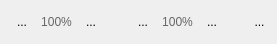
<?xml version="1.0" encoding="UTF-8"?>
<ui version="4.0">
 <class>APZoomWidget</class>
 <widget class="QWidget" name="APZoomWidget">
  <property name="geometry">
   <rect>
    <x>0</x>
    <y>0</y>
    <width>277</width>
    <height>44</height>
   </rect>
  </property>
  <property name="windowTitle">
   <string>Form</string>
  </property>
  <property name="autoFillBackground">
   <bool>false</bool>
  </property>
  <property name="styleSheet">
   <string notr="true">QLabel {
	color: #666;
	background-color: none;
}

QToolButton {
	border: none;
	border-radius: 5px;
	background: none;
	padding: 2px;
}

QToolButton:hover {
	background-color: qlineargradient(spread:pad, x1:0, y1:0, x2:0, y2:1, stop:0 rgba(0, 0, 0, 20), stop:1 rgba(0, 0, 0, 35));
}

QToolButton:pressed {
	background-color: qlineargradient(spread:pad, x1:0, y1:0, x2:0, y2:1, stop:0 rgba(0, 0, 0, 35), stop:1 rgba(0, 0, 0, 20));
}</string>
  </property>
  <layout class="QGridLayout" name="gridLayout">
   <property name="margin">
    <number>6</number>
   </property>
   <property name="spacing">
    <number>0</number>
   </property>
   <item row="0" column="0">
    <widget class="QToolButton" name="hZoomOutButton">
     <property name="minimumSize">
      <size>
       <width>32</width>
       <height>32</height>
      </size>
     </property>
     <property name="text">
      <string>...</string>
     </property>
     <property name="icon">
      <iconset resource="resources.qrc">
       <normaloff>:/resources/hzoomout.png</normaloff>:/resources/hzoomout.png</iconset>
     </property>
     <property name="iconSize">
      <size>
       <width>24</width>
       <height>24</height>
      </size>
     </property>
     <property name="autoRepeat">
      <bool>true</bool>
     </property>
     <property name="autoRaise">
      <bool>false</bool>
     </property>
    </widget>
   </item>
   <item row="0" column="1">
    <widget class="QLabel" name="hZoomLabel">
     <property name="text">
      <string>100%</string>
     </property>
     <property name="alignment">
      <set>Qt::AlignCenter</set>
     </property>
     <property name="margin">
      <number>2</number>
     </property>
    </widget>
   </item>
   <item row="0" column="2">
    <widget class="QToolButton" name="hZoomInButton">
     <property name="minimumSize">
      <size>
       <width>32</width>
       <height>32</height>
      </size>
     </property>
     <property name="text">
      <string>...</string>
     </property>
     <property name="icon">
      <iconset resource="resources.qrc">
       <normaloff>:/resources/hzoomin.png</normaloff>:/resources/hzoomin.png</iconset>
     </property>
     <property name="iconSize">
      <size>
       <width>24</width>
       <height>24</height>
      </size>
     </property>
     <property name="autoRepeat">
      <bool>true</bool>
     </property>
    </widget>
   </item>
   <item row="0" column="3">
    <spacer name="horizontalSpacer">
     <property name="orientation">
      <enum>Qt::Horizontal</enum>
     </property>
     <property name="sizeType">
      <enum>QSizePolicy::Fixed</enum>
     </property>
     <property name="sizeHint" stdset="0">
      <size>
       <width>20</width>
       <height>20</height>
      </size>
     </property>
    </spacer>
   </item>
   <item row="0" column="4">
    <widget class="QToolButton" name="vZoomOutButton">
     <property name="minimumSize">
      <size>
       <width>32</width>
       <height>32</height>
      </size>
     </property>
     <property name="text">
      <string>...</string>
     </property>
     <property name="icon">
      <iconset resource="resources.qrc">
       <normaloff>:/resources/vzoomout.png</normaloff>:/resources/vzoomout.png</iconset>
     </property>
     <property name="iconSize">
      <size>
       <width>24</width>
       <height>24</height>
      </size>
     </property>
     <property name="autoRepeat">
      <bool>true</bool>
     </property>
    </widget>
   </item>
   <item row="0" column="5">
    <widget class="QLabel" name="vZoomLabel">
     <property name="text">
      <string>100%</string>
     </property>
     <property name="alignment">
      <set>Qt::AlignCenter</set>
     </property>
     <property name="margin">
      <number>2</number>
     </property>
    </widget>
   </item>
   <item row="0" column="6">
    <widget class="QToolButton" name="vZoomInButton">
     <property name="minimumSize">
      <size>
       <width>32</width>
       <height>32</height>
      </size>
     </property>
     <property name="text">
      <string>...</string>
     </property>
     <property name="icon">
      <iconset resource="resources.qrc">
       <normaloff>:/resources/vzoomin.png</normaloff>:/resources/vzoomin.png</iconset>
     </property>
     <property name="iconSize">
      <size>
       <width>24</width>
       <height>24</height>
      </size>
     </property>
     <property name="autoRepeat">
      <bool>true</bool>
     </property>
    </widget>
   </item>
   <item row="0" column="7">
    <spacer name="horizontalSpacer_2">
     <property name="orientation">
      <enum>Qt::Horizontal</enum>
     </property>
     <property name="sizeType">
      <enum>QSizePolicy::Fixed</enum>
     </property>
     <property name="sizeHint" stdset="0">
      <size>
       <width>20</width>
       <height>20</height>
      </size>
     </property>
    </spacer>
   </item>
   <item row="0" column="8">
    <widget class="QToolButton" name="resetButton">
     <property name="text">
      <string>...</string>
     </property>
     <property name="icon">
      <iconset resource="resources.qrc">
       <normaloff>:/resources/zoom.png</normaloff>:/resources/zoom.png</iconset>
     </property>
     <property name="iconSize">
      <size>
       <width>24</width>
       <height>24</height>
      </size>
     </property>
    </widget>
   </item>
  </layout>
 </widget>
 <resources>
  <include location="resources.qrc"/>
 </resources>
 <connections/>
</ui>
